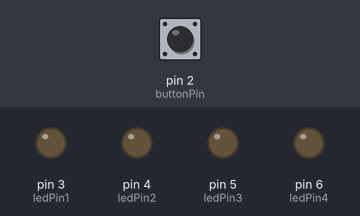
Bench run of a sketch on a simulated Arduino Uno, built with avr-gcc and run on an emulated ATmega328P. On the bench: output pins drawn as LEDs (lit = HIGH). The inputs (shaded band) are chosen by the test bench; at power-on: pin 2 (buttonPin) HIGH.

Above: at 1.2 s.
1.3 s: pin 2 (buttonPin) pulled LOW for 0.15 s
At 2.1 s:
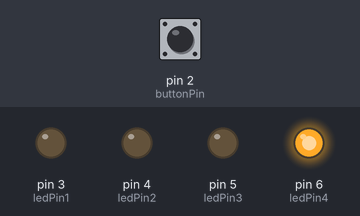
3.0 s: pin 2 (buttonPin) pulled LOW for 1 s
At 5.2 s:
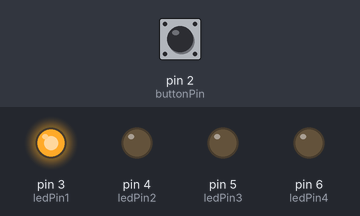
5.5 s: pin 2 (buttonPin) pulled LOW for 3.2 s
At 6.6 s:
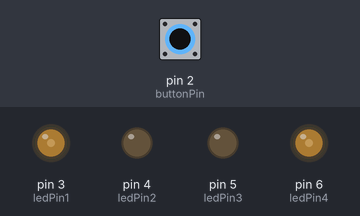
10.2 s: pin 2 (buttonPin) pulled LOW for 0.15 s
At 11.3 s:
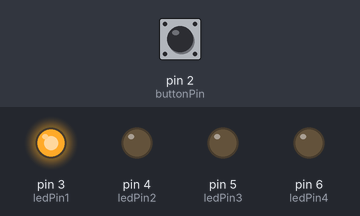
Timing chart, 0 to 12.9 s (numbered marks = the images above; inputs shaded):
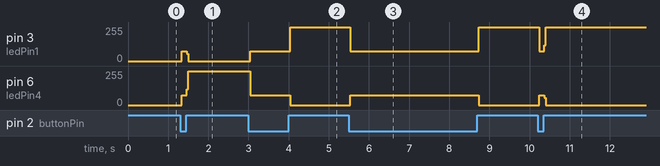

The sketch:

Tugas_Prak_MCU_1.2_LedBergantian_2.ino
```cpp
const int buttonPin = 2;
const int ledPin1 = 3;
const int ledPin2 = 4;
const int ledPin3 = 5;
const int ledPin4 = 6;

bool lampu1Aktif = false;
bool tombolDitekan = false;

void setup() {
pinMode(buttonPin, INPUT_PULLUP);

  pinMode(ledPin1, OUTPUT);
  pinMode(ledPin2, OUTPUT);
  pinMode(ledPin3, OUTPUT);
  pinMode(ledPin4, OUTPUT);

  digitalWrite(ledPin1, LOW);
  digitalWrite(ledPin2, LOW);
  digitalWrite(ledPin3, LOW);
  digitalWrite(ledPin4, LOW);
}

void loop() {
int tombolState = digitalRead(buttonPin);

  if (tombolState == LOW && !tombolDitekan) {
    tombolDitekan = true;

    digitalWrite(ledPin1, LOW);
    digitalWrite(ledPin2, LOW);
    digitalWrite(ledPin3, LOW);
    digitalWrite(ledPin4, LOW);

    if (lampu1Aktif) {
      digitalWrite(ledPin1, HIGH);
      digitalWrite(ledPin2, LOW);
      digitalWrite(ledPin3, LOW);
      digitalWrite(ledPin4, LOW);
    }
    else if (lampu1Aktif){
      digitalWrite(ledPin1, LOW);
      digitalWrite(ledPin2, HIGH);
      digitalWrite(ledPin3, LOW);
      digitalWrite(ledPin4, LOW);
    }
    else if (lampu1Aktif){
      digitalWrite(ledPin1, LOW);
      digitalWrite(ledPin2, LOW);
      digitalWrite(ledPin3, HIGH);
      digitalWrite(ledPin4, LOW);
    }
    else{
      digitalWrite(ledPin1, LOW);
      digitalWrite(ledPin2, LOW);
      digitalWrite(ledPin3, LOW);
      digitalWrite(ledPin4, HIGH);
    }
  lampu1Aktif = !lampu1Aktif;
  }
  else (tombolState == HIGH); {
  tombolDitekan = false;
  }
}
```

Measured:
- after the input at 1.3 s, pin 3 (ledPin1): 0/255 → 74/255 at once, → 0/255 0.12 s later; pin 6 (ledPin4): 0/255 → 74/255 at once, → 255/255 0.12 s later
- after the input at 3.0 s, pin 3 (ledPin1): 0/255 → 74/255 at once, → 255/255 1.0 s later; pin 6 (ledPin4): 255/255 → 74/255 at once, → 0/255 1.0 s later
- after the input at 5.5 s, pin 3 (ledPin1): 255/255 → 74/255 at once, → 255/255 3.2 s later; pin 6 (ledPin4): 0/255 → 74/255 at once, → 0/255 3.2 s later
- after the input at 10.2 s, pin 3 (ledPin1): 255/255 → 74/255 at once, → 255/255 0.12 s later; pin 6 (ledPin4): 0/255 → 74/255 at once, → 0/255 0.12 s later
